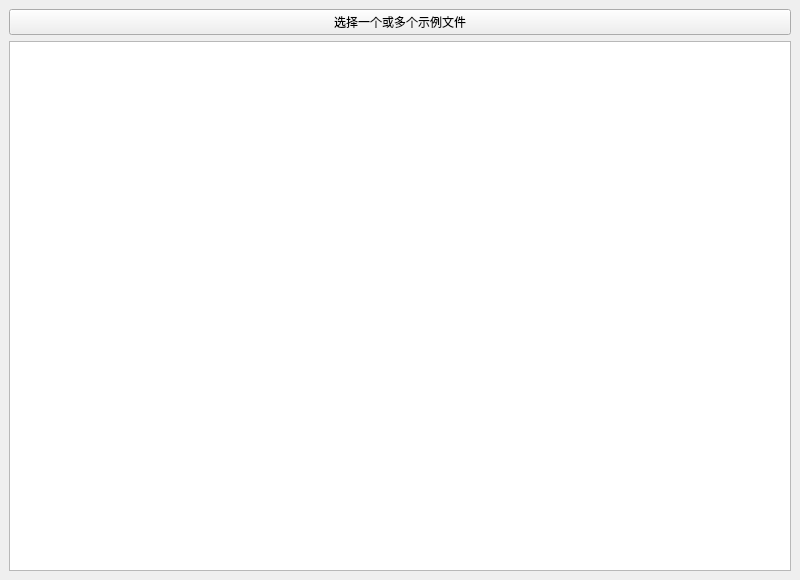
<?xml version="1.0" encoding="UTF-8"?>
<ui version="4.0">
 <class>MainWindow</class>
 <widget class="QMainWindow" name="MainWindow">
  <property name="geometry">
   <rect>
    <x>0</x>
    <y>0</y>
    <width>800</width>
    <height>580</height>
   </rect>
  </property>
  <property name="windowTitle">
   <string>37 单文件 多文件与取消</string>
  </property>
  <widget class="QWidget" name="centralwidget">
   <layout class="QVBoxLayout" name="verticalLayout">
    <item>
     <widget class="QPushButton" name="run">
      <property name="text">
       <string>选择一个或多个示例文件</string>
      </property>
     </widget>
    </item>
    <item>
     <widget class="QTextEdit" name="resultEdit">
      <property name="readOnly">
       <bool>true</bool>
      </property>
     </widget>
    </item>
   </layout>
  </widget>
 </widget>
 <resources />
 <connections />
</ui>
